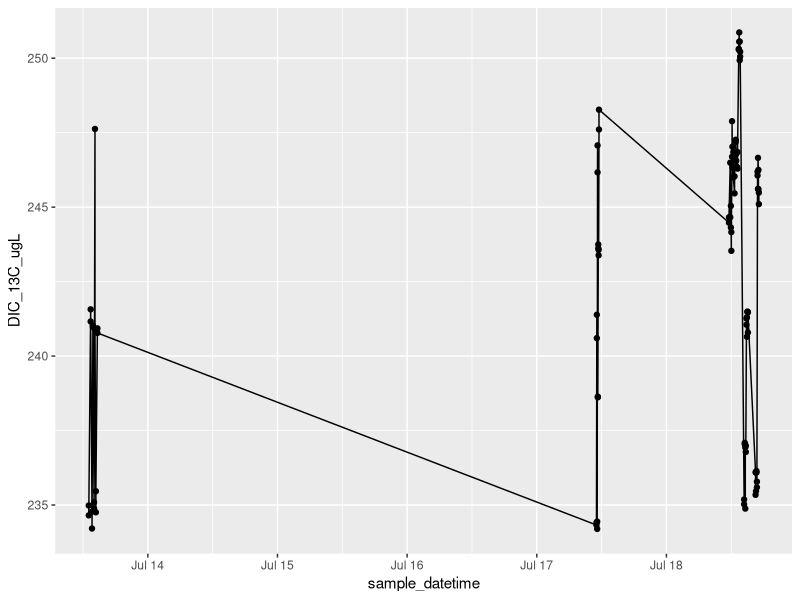
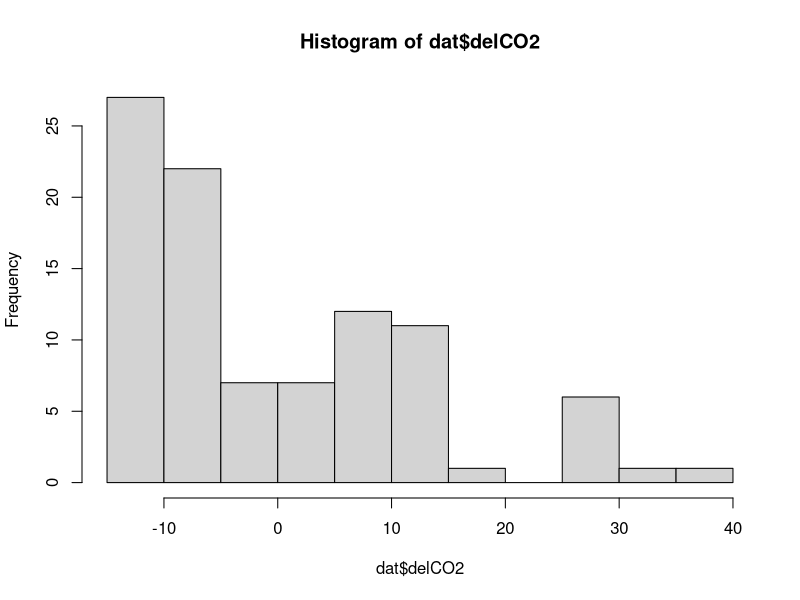
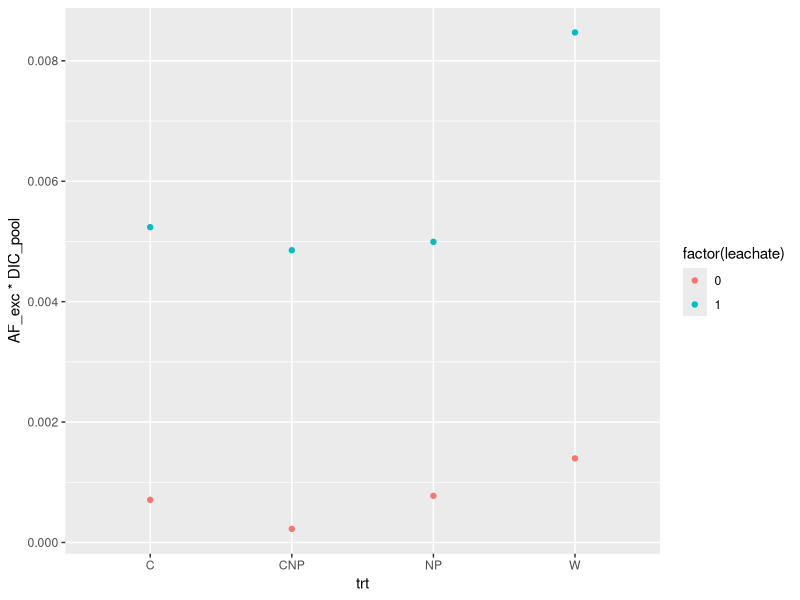
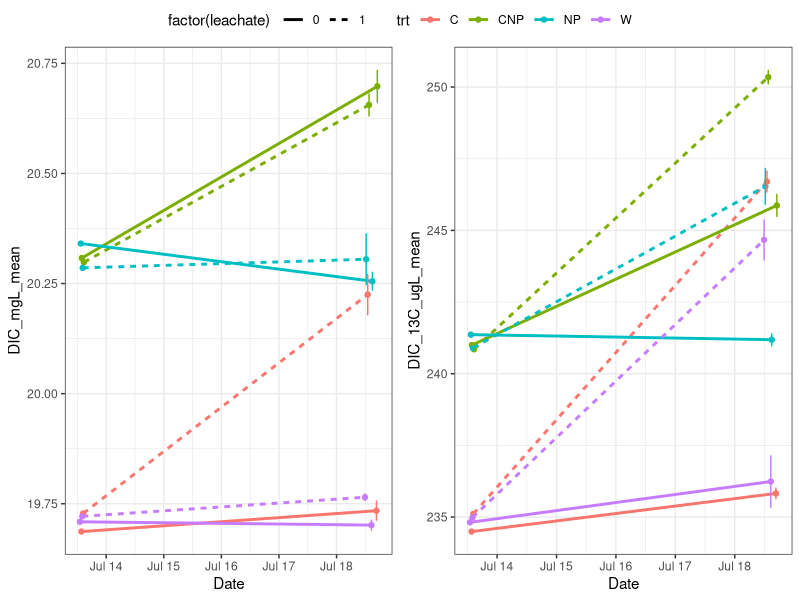
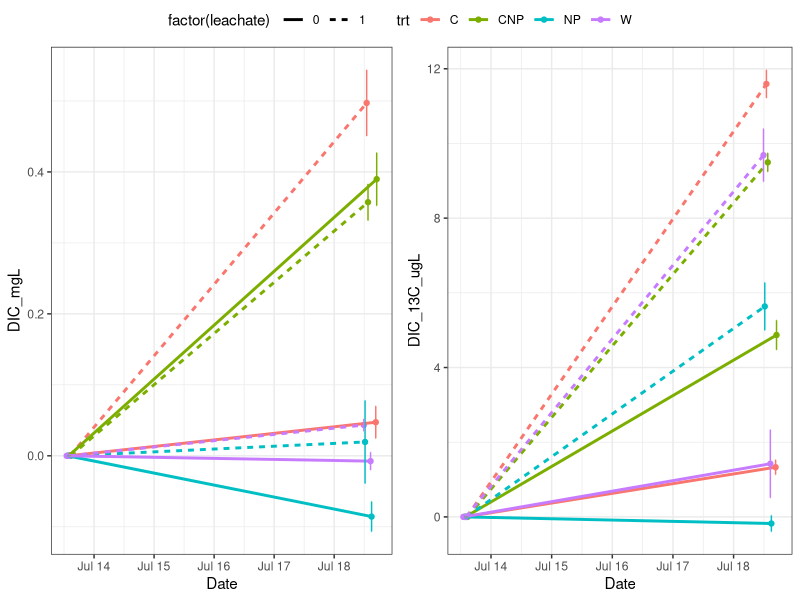
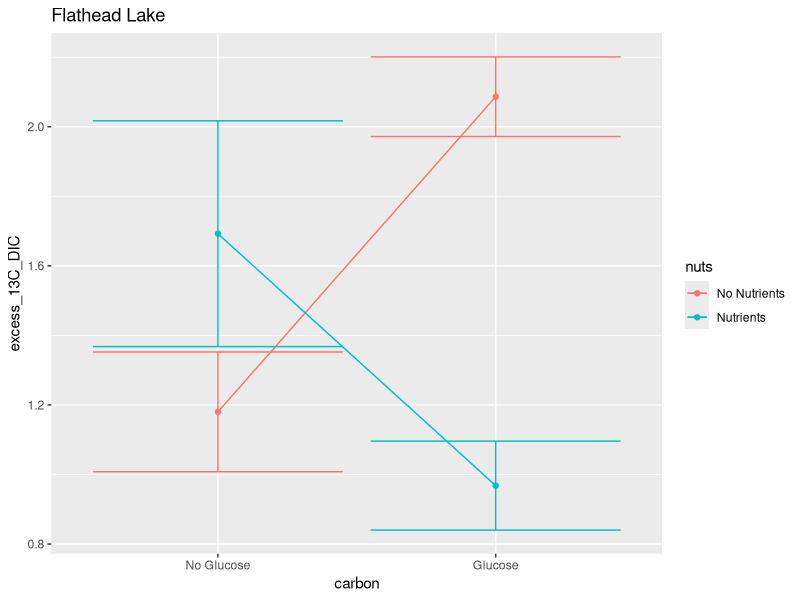
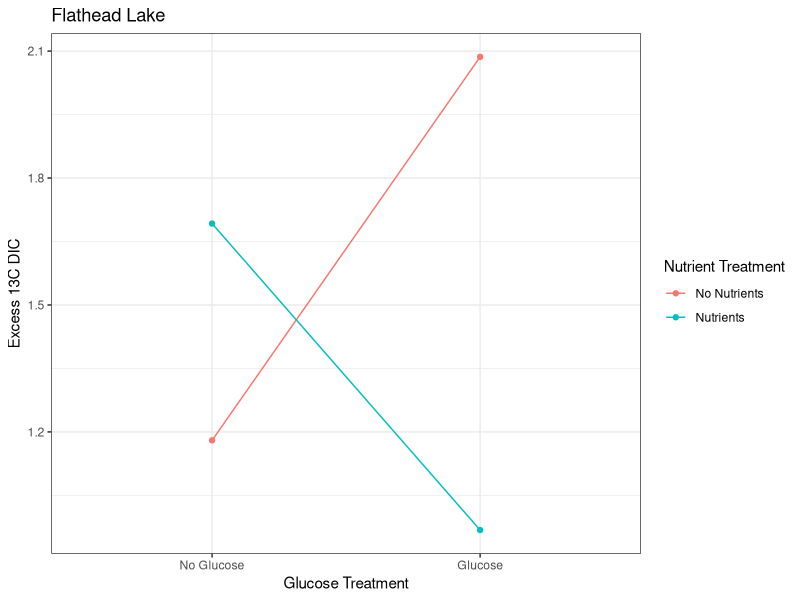

Source code (R) for these figures, in order:
library(tidyverse)
library(lubridate)
library(dplyr)


# setup ####
dat <- read_csv("data/Kirby_flatheadlake/fl_expt.csv")
alk <- read_csv('data/alkalinity/fl_alkalinity.csv') %>%
    filter(!is.na(trt)) %>%
    mutate(date = as.Date(date, format = '%m/%d/%Y')) %>%
    select(-samplenum, -treatment, -vol_acid)
glimpse(dat)


# Functions ####
deltoAF<- function (del) {
  Rst<-0.0112372
  R<-(del/1000+1)*Rst
  AF<-R/(1+R)
  AF

}

AFtodel <- function (AF) {
  Rst<-0.0112372
  R<- AF/(1-AF)
  del<- (R/Rst-1)*1000

  del
}

DICfrom_C_A <- function(K1, K2, C, A){
  H_minus <- (((-K1*C))-sqrt(((K1*C)^2)-(4*-1*A*2*K1*K2*C)))/(2*-1*A)
  pH <- -1*log10(H_minus)
  B <- (K1*C)/H_minus
  Ca <- (K2*B)/H_minus
  D <- C + B + Ca
  A_check <- B + 2*Ca

  l <- list(H_minus, pH, C, B, Ca, D, A, A_check)
  names(l) <- c("H", "pH", "C", "B", "Ca", "D", "A","A check")
  DIC = l$D
  return(DIC)
}

# metadata ####
trts <- data.frame(Treatment = 1:8,
                   trt = c('W',  'NP', 'C', 'CNP','W',  'NP', 'C', 'CNP'),
                   leachate = c(0,0,0,0,1,1,1,1))

# add actual data for this part once we have DOC from Adam
c_source <- read_csv('data/DOC_stock_concentrations.csv')

# There is no clear pattern in the alkalinity data. Take an average:
alk <- alk %>% filter(final_pH > 4.3) %>%
    summarize(alk_meqL = mean(alk_meqL))

dat <- left_join(dat, trts, by = 'Treatment') %>%
    mutate(date = as.Date(sample_datetime))
    # left_join(alk, by = c('date', 'trt', 'leachate'))

# calculate DIC in the water ####
###testing DIC from pCO2-alk
###partial pressures of CO2 pCO2 in uatm
# alk <- 1.588 *10 ^(-3) # mol/L
# pCO2 <- 30 * 10^(-6) # mol/L
temp <- 273+21
K1 <- exp(290.9097-14554.21/(temp)-45.0575*log(temp))
K2 <- exp(207.6548-11843.79/(temp)-33.6485*log(temp))

# out <-DICfrom_C_A(K1=K1, K2=K2,C=pCO2,A=alk)
dat$DIC_molL <- DICfrom_C_A(K1, K2, dat$CO2_conc_umolL * 10^(-6),
                            alk$alk_meqL* 10^-3)
# dat$DIC_13molL <- DICfrom_C_A(K1, K2, dat$CO2_13C_umolL * 10^(-6), alk)
dat$DIC_mgL <- dat$DIC_molL*12.011*1000
# dat$AF = deltoAF(dat$delCO2)
dat$DIC_13C_umolL = dat$DIC_molL * dat$AF *10^6
dat$DIC_13C_ugL = dat$DIC_13C_umolL * 13


dat %>% dplyr::filter(!is.na(Treatment)) %>%
ggplot(aes(x = sample_datetime, y = DIC_13C_ugL))+
  geom_point() + geom_line()

# Clean up data ####
# Remove high time zero point:
dat %>% filter(batch == 1, Treatment == 6)
# It looks like the high one is syringe 8G. Check this in the notes.

dat <- dat %>%
    filter(!(batch == 1 & Syringe == '8G'),
           !is.na(Treatment))

hist(dat$delCO2)


# filter to use only the start and end time points
dat_sum <- filter(dat, batch != 2) %>%
    group_by(batch, trt, leachate, replicate) %>%
    summarize(across(any_of(c('sample_datetime', 'delCO2', 'DIC_mgL',
                              'DIC_13C_ugL', 'alk_meqL')),
                     .fns = ~mean(., na.rm = T))) %>%
    select(-replicate) %>%
    ungroup()
dat_sum <- filter(dat_sum, batch != 2) %>%
    group_by(batch, trt, leachate) %>%
    summarize(across(any_of(c('sample_datetime', 'delCO2', 'DIC_mgL',
                              'DIC_13C_ugL', 'alk_meqL')),
                     .fns = list(mean = ~mean(., na.rm = T),
                                 sd = ~sd(., na.rm = T)))) %>%
    rename(sample_datetime = sample_datetime_mean) %>%
    select(-sample_datetime_sd) %>%
    mutate(across(ends_with('sd'), ~case_when(is.na(.) ~ 0,
                                              TRUE ~ .)))
dat_dif <- dat_sum %>%
    mutate(AF = deltoAF(delCO2_mean)) %>%
    select(-starts_with(c('delCO2', 'alk_meqL'))) %>%
    mutate(batch = case_when(batch == 1 ~ 'T0',
                             batch == 3 ~ 'T1'))%>%
    rename(DIC_mgL = DIC_mgL_mean, DIC_13C_ugL = DIC_13C_ugL_mean) %>%
    pivot_wider(names_from = 'batch',
                values_from = c('sample_datetime', 'AF', 'DIC_mgL', 'DIC_13C_ugL',
                                'DIC_mgL_sd', 'DIC_13C_ugL_sd')) %>%
    mutate(AF_exc = AF_T1 - AF_T0,
           DIC_pool = DIC_mgL_T1,
           DIC_mgL_T1 = DIC_mgL_T1 - DIC_mgL_T0,
           DIC_mgL_T0 = DIC_mgL_T0 - DIC_mgL_T0,
           DIC_13C_ugL_T1 = DIC_13C_ugL_T1 - DIC_13C_ugL_T0,
           DIC_13C_ugL_T0 = DIC_13C_ugL_T0 - DIC_13C_ugL_T0) %>%
    pivot_longer(cols = ends_with(c('T0', 'T1')),
                 names_to = c('.value', 'time'),
                 names_sep = '_T')

#code to save figure(change expt name)
dat_dif %>% filter(DIC_mgL != 0) %>%
    ggplot( aes(trt, AF_exc * DIC_pool, col = factor(leachate), group = leachate))+
    geom_point()
p12 <- ggplot(dat_sum, aes(sample_datetime, DIC_mgL_mean, col = trt, lty = factor(leachate)))+
    geom_point() + geom_line(size = 1) +
    geom_errorbar(aes(ymin = DIC_mgL_mean - DIC_mgL_sd,
                      ymax = DIC_mgL_mean + DIC_mgL_sd), lty = 1)+
    xlab('Date') +theme_bw()
p13 <- ggplot(dat_sum, aes(sample_datetime, DIC_13C_ugL_mean, col = trt, lty = factor(leachate)))+
    geom_point() + geom_line(size = 1) +
    geom_errorbar(aes(ymin = DIC_13C_ugL_mean - DIC_13C_ugL_sd,
                      ymax = DIC_13C_ugL_mean + DIC_13C_ugL_sd), lty = 1)+
    xlab('Date') +theme_bw()

ggpubr::ggarrange(p12, p13, common.legend = T)

#removing baseline ####

dat_dif <- dat_sum %>% select(-starts_with(c('delCO2', 'alk_meqL'))) %>%
    mutate(batch = case_when(batch == 1 ~ 'T0',
                             batch == 3 ~ 'T1'))%>%
    rename(DIC_mgL = DIC_mgL_mean, DIC_13C_ugL = DIC_13C_ugL_mean) %>%
    pivot_wider(names_from = 'batch',
                values_from = c('sample_datetime', 'DIC_mgL', 'DIC_13C_ugL',
                                'DIC_mgL_sd', 'DIC_13C_ugL_sd')) %>%
    mutate(DIC_mgL_T1 = DIC_mgL_T1 - DIC_mgL_T0,
           DIC_mgL_T0 = DIC_mgL_T0 - DIC_mgL_T0,
           DIC_13C_ugL_T1 = DIC_13C_ugL_T1 - DIC_13C_ugL_T0,
           DIC_13C_ugL_T0 = DIC_13C_ugL_T0 - DIC_13C_ugL_T0) %>%
    pivot_longer(cols = ends_with(c('T0', 'T1')),
                 names_to = c('.value', 'time'),
                 names_sep = '_T')

#code to save figure(change expt name)
p12 <- ggplot(dat_dif, aes(sample_datetime, DIC_mgL, col = trt, lty = factor(leachate)))+
    geom_point() + geom_line(size = 1) +
    geom_errorbar(aes(ymin = DIC_mgL - DIC_mgL_sd,
                      ymax = DIC_mgL + DIC_mgL_sd), lty = 1)+
    xlab('Date') +theme_bw()
p13 <- ggplot(dat_dif, aes(sample_datetime, DIC_13C_ugL, col = trt, lty = factor(leachate)))+
    geom_point() + geom_line(size = 1) +
    geom_errorbar(aes(ymin = DIC_13C_ugL - DIC_13C_ugL_sd,
                      ymax = DIC_13C_ugL + DIC_13C_ugL_sd), lty = 1)+
    xlab('Date') +theme_bw()
png(filename = 'figures/fl_expt_13CO2.png',
    width = 8, height = 5, res = 300, units = 'in')
ggpubr::ggarrange(p12, p13, common.legend = T)
dev.off()


#tables ####

dd <- dat_sum %>% select(-starts_with(c('delCO2', 'alk_meqL'))) %>%
    mutate(batch = case_when(batch == 1 ~ 'T0',
                             batch == 3 ~ 'T'))%>%
    rename(DIC_mgL = DIC_mgL_mean, DIC_13C_ugL = DIC_13C_ugL_mean) %>%
    pivot_wider(names_from = 'batch',
                values_from = c('sample_datetime', 'DIC_mgL', 'DIC_13C_ugL',
                                'DIC_mgL_sd', 'DIC_13C_ugL_sd')) %>%
    mutate(inc_time = sample_datetime_T - sample_datetime_T0,
           Delta_T = as.numeric(inc_time),
           Delta_DIC_ugLd = (DIC_mgL_T - DIC_mgL_T0)*1000/Delta_T,
           Delta_DIC_ugLd_sd = (DIC_mgL_sd_T + DIC_mgL_sd_T0)*1000/Delta_T,
           Delta_DIC_13_ugLd = (DIC_13C_ugL_T - DIC_13C_ugL_T0)/Delta_T,
           Delta_DIC_13_ugLd_sd = (DIC_13C_ugL_sd_T + DIC_13C_ugL_sd_T0)/Delta_T) %>%
    select(-ends_with(c('_T', '_T0')))

mutate(dd, AF = Delta_DIC_13_ugLd/(Delta_DIC_13_ugLd + Delta_DIC_ugLd),
       del = AFtodel(AF))

excess13C <- dd %>% select( -inc_time) %>%
    pivot_wider(id_cols = trt, names_from = 'leachate',
                values_from = c('Delta_DIC_ugLd', 'Delta_DIC_13_ugLd',
                                'Delta_DIC_ugLd_sd', 'Delta_DIC_13_ugLd_sd')) %>%
    mutate(excess_13C_DIC = Delta_DIC_13_ugLd_1 - Delta_DIC_13_ugLd_0,
           excess_13C_sd = Delta_DIC_13_ugLd_sd_1 + Delta_DIC_13_ugLd_sd_0) %>%
    select(-ends_with(c('_1','_0')))

excess13C$carbon = c('Glucose', 'Glucose', 'No Glucose', 'No Glucose')
excess13C$carbon <- factor(excess13C$carbon, levels = c('No Glucose','Glucose'))
excess13C$nuts = c('No Nutrients', 'Nutrients', 'No Nutrients', 'Nutrients')
png(filename = 'figures/fl_expt_13CDIC.png',
    width = 5, height = 5, res = 300, units = 'in')
    ggplot(excess13C, aes(carbon, excess_13C_DIC, col = nuts, group = nuts)) +
    geom_line() + geom_point() +
    geom_errorbar(aes(ymin = excess_13C_DIC - excess_13C_sd,
                      ymax = excess_13C_DIC + excess_13C_sd))+
        ggtitle('Flathead Lake')
    dev.off()

png(filename = 'figures/fl_expt_13CDIC_pres.png',
    width = 5, height = 5, res = 300, units = 'in')
ggplot(excess13C, aes(carbon, excess_13C_DIC, col = nuts,fill = nuts, group = nuts)) +
    geom_line() + geom_point() +
    # geom_ribbon(aes(ymin = excess_13C_DIC - excess_13C_sd,
    #                   ymax = excess_13C_DIC + excess_13C_sd),col = 'transparent', alpha = 0.2,
    #             outline.type = 'full')+
    ggtitle('Flathead Lake')+
    xlab('Glucose Treatment') +theme_bw()+
    ylab('Excess 13C DIC')+
    guides(color = guide_legend(title = "Nutrient Treatment"))+
    guides(fill = FALSE)
dev.off()

# example code to save a figure:
# png(filename = paste0('figures/', expt_name, '_13CO2.png')) # naming it based on expt name will prevent us from overwriting it
# ggplot(dat, aes(x = sample_datetime, y = CO2_13C_umolL, col = Treatment))+
#     geom_point()
# dev.off()

# write_csv(DIC_dataframe, "processed_CO2/experiment1_processed.csv")
# DIC <- read_csv('processed_CO2/experiment1_processed.csv')
#
# # calculate excess 13CDIC in each treatment ####
# sumDIC <- filter(DIC, time_interval %in% c('T0', 'T5')) %>%
#     select(time_interval, treatment, sample_datetime, DIC_molL, DIC_13C_umolL) %>%
#     group_by(time_interval, treatment) %>%
#     # summarize(across(.fns = list(mean = ~mean(.), sd = sd(.))))
#     summarize(sample_datetime = mean(sample_datetime),
#               DIC_molL = mean(DIC_molL),
#               DIC_13C_sd = sd(DIC_13C_umolL),
#               DIC_13C_umolL = mean(DIC_13C_umolL)) %>%
#     ungroup()
#
# DIC_table <- sumDIC %>%
#     mutate(excess_13C_DIC_umolL = DIC_13C_umolL - sumDIC$DIC_13C_umolL[sumDIC$time_interval == 'T0'],
#            excess_DIC_umolL = (DIC_molL - sumDIC$DIC_molL[sumDIC$time_interval == 'T0'])*10^6,
#            excess_13C_DIC_umolL_sd = DIC_13C_sd + sumDIC$DIC_13C_sd[sumDIC$time_interval == 'T0'])
#
#
# #creating excess accumulated 13C CO2 (from DIC) plot  ####
# # setwd('/Users/niko/Dropbox/leachate_linder/processed_CO2')
# # DIC_table <- read_csv('~/Dropbox/leachate_linder/processed_CO2/DIC_table.csv')
# DIC_table$nutrients <- c(0,0,1,0,1)
# DIC_table$sugar <- c(0,1,1,0,0)
# # DIC_table$DICXS <- DIC_table$DICXS*1000
# # DIC_table$STDev_T5 <- DIC_table$STDev_T5*1000
# # DIC_table$STDev_T0 <- DIC_table$STDev_T0*1000
# # DIC_table$STDev <- DIC_table$STDev_T0 + DIC_table$STDev_T5
#
# DIC_table <- slice(DIC_table, -1)
#
# plot(DIC_table$sugar[DIC_table$nutrients == 1],
#      DIC_table$excess_13C_DIC_umolL[DIC_table$nutrients == 1], type = 'b',
#      xlim = c(-0.25,1.25), ylim = c(0,1.5), pch = 15, col = 'blue',
#      xaxt = 'n', xlab = 'No Sugar                                         Sugar',
#      ylab = 'Accumulated Excess 13C CO2 (µg)')
#
#
# arrows(x0 = DIC_table$sugar[DIC_table$nutrients == 1],
#        y0 = DIC_table$excess_13C_DIC_umolL[DIC_table$nutrients == 1],
#        x1 = DIC_table$sugar[DIC_table$nutrients == 1],
#        y1 = DIC_table$excess_13C_DIC_umolL[DIC_table$nutrients == 1]+
#          DIC_table$excess_13C_DIC_umolL_sd[DIC_table$nutrients ==1], length = 0.1, angle = 90)
# arrows(x0 = DIC_table$sugar[DIC_table$nutrients == 1],
#       y0 = DIC_table$excess_13C_DIC_umolL[DIC_table$nutrients == 1],
#       x1 = DIC_table$sugar[DIC_table$nutrients == 1],
#       y1 = DIC_table$excess_13C_DIC_umolL[DIC_table$nutrients == 1]-
#         DIC_table$excess_13C_DIC_umolL_sd[DIC_table$nutrients ==1], angle = 90, length = 0.1)
#
# lines(DIC_table$sugar[DIC_table$nutrients == 0],
#       DIC_table$excess_13C_DIC_umolL[DIC_table$nutrients == 0],pch = 1, col = 'forestgreen')
# points(DIC_table$sugar[DIC_table$nutrients == 0],
#        DIC_table$excess_13C_DIC_umolL[DIC_table$nutrients == 0], pch = 15, col = 'forestgreen')
# arrows(x0 = DIC_table$sugar[DIC_table$nutrients == 0],
#        y0 = DIC_table$excess_13C_DIC_umolL[DIC_table$nutrients == 0],
#        x1 = DIC_table$sugar[DIC_table$nutrients == 0],
#        y1 = DIC_table$excess_13C_DIC_umolL[DIC_table$nutrients == 0]+
#          DIC_table$excess_13C_DIC_umolL_sd[DIC_table$nutrients ==0], length = 0.1, angle = 90)
# arrows(x0 = DIC_table$sugar[DIC_table$nutrients == 0],
#        y0 = DIC_table$excess_13C_DIC_umolL[DIC_table$nutrients == 0],
#        x1 = DIC_table$sugar[DIC_table$nutrients == 0],
#        y1 = DIC_table$excess_13C_DIC_umolL[DIC_table$nutrients == 0]-
#          DIC_table$excess_13C_DIC_umolL_sd[DIC_table$nutrients ==0], angle = 90, length = 0.1)
#
# legend('topleft', legend = c('Nutrients', 'No Nutrients'),
#        col = c('green', 'blue'), lty = c(1,1), pch = c(15, 15), border = NA)
#
# # plot(DIC_table$sample_datetime, dat$DIC_13C, type = 'b', pch = 15)
# lines(dat$sample_datetime)
#
# arrows()
